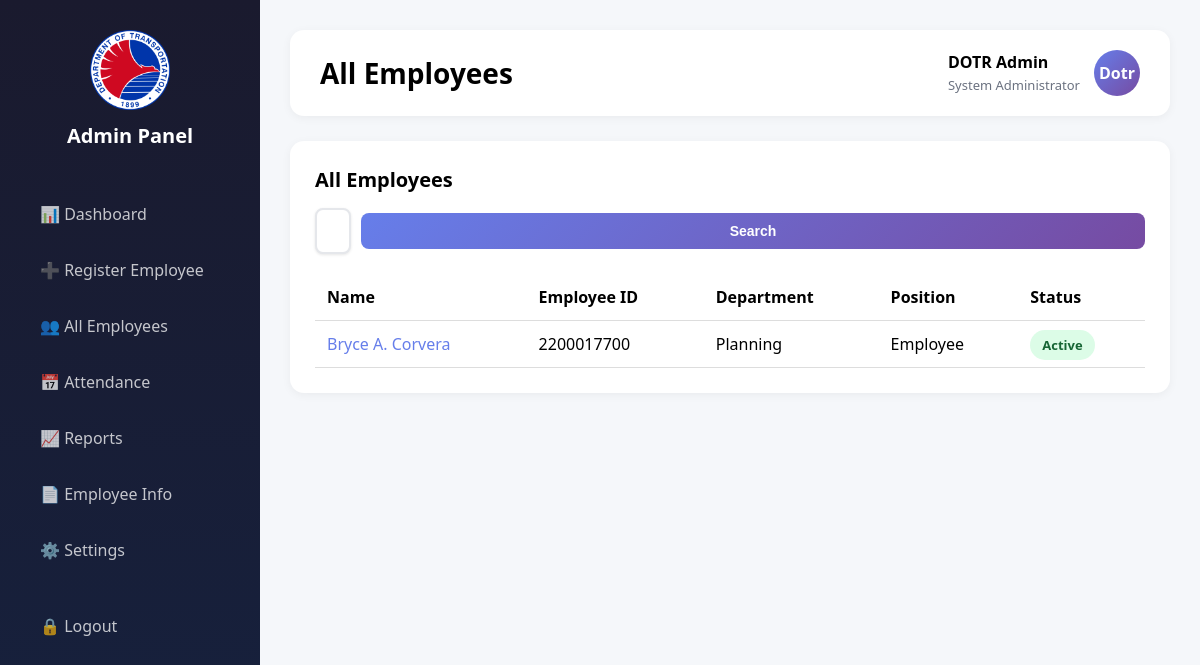
Screenshot of /admin/employees (signed in) with the database file from the repository.
### tables this page shows
CREATE TABLE employees (
    id INTEGER PRIMARY KEY AUTOINCREMENT,
    full_name TEXT,
    employee_code TEXT,
    department TEXT,
    position TEXT,
    status TEXT DEFAULT 'Active'
, address TEXT, place_of_birth TEXT, blood_type TEXT, date_of_birth TEXT, gender TEXT, civil_status TEXT, age INTEGER, contact_number TEXT, email TEXT, course TEXT, entity_office TEXT, bp_number TEXT, philhealth_number TEXT, pagibig_number TEXT, tin TEXT, id_number TEXT, salary_grade TEXT, basic_salary REAL, place_of_assignment TEXT, original_place_of_assignment TEXT, item_number TEXT, date_appointed TEXT, date_of_last_promotion TEXT, date_of_separation TEXT, employment_status TEXT, eligibility TEXT, created_at TIMESTAMP DEFAULT CURRENT_TIMESTAMP, photo_path TEXT);

### app.py (the view)
@app.route("/admin/employees")
@admin_required
def admin_employees():
    db = get_db()
    cur = db.cursor()
    search_query = request.args.get("search", "").strip()
    try:
        if search_query:
            search_pattern = f"%{search_query}%"
            cur.execute("""
                SELECT * FROM employees
                WHERE full_name LIKE ? OR employee_code LIKE ? OR department LIKE ?
                ORDER BY full_name
            """, (search_pattern, search_pattern, search_pattern))
        else:
            cur.execute("SELECT * FROM employees ORDER BY full_name")
        employees = cur.fetchall()
        return render_template("admin/employees.html", employees=employees, search_query=search_query)
    except Exception as e:
        print(f"Error in admin_employees route: {e}")
        import traceback
        traceback.print_exc()
        return render_template("admin/employees.html", employees=[], search_query=search_query or "")

### app.py (called while the page is built)
def get_db():
    if "db" not in g:
        g.db = sqlite3.connect(DATABASE)
        g.db.row_factory = sqlite3.Row
    return g.db

def admin_required(f):
    @wraps(f)
    def wrapper(*args, **kwargs):
        if not session.get("admin_logged_in"):
            return redirect(url_for("admin_login"))
        return f(*args, **kwargs)
    return wrapper

@app.after_request
def hide_server_header(response):
    response.headers['Server'] = 'SecureServer'
    return response

### templates/admin/employees.html (shortened to what this page needs)
{% extends "admin/base.html" %}
{% block title %}All Employees{% endblock %}
{% block content %}
<div class="section active">
  <div class="card">
    <div class="card-title">All Employees</div>
    <div class="search">
      <form method="GET" action="{{ url_for('admin_employees') }}" style="display: flex; gap: 10px; align-items: center;">
        <input type="text"
               name="search"
               placeholder="Search employee..."
               value="{{ search_query or '' }}"
               style="flex: 1;">
        <button type="submit">Search</button>
      </form>
    </div>
    {% if employees %}
    <table class="table" style="margin-top: 20px;">
      <thead>
        <tr>
          <th>Name</th>
          <th>Employee ID</th>
          <th>Department</th>
          <th>Position</th>
          <th>Status</th>
        </tr>
      </thead>
      <tbody>
        {% for emp in employees %}
        <tr>
          <td>
            <a href="{{ url_for('admin_employee_info') }}?id={{ emp.id }}" style="color: #667eea; text-decoration: none; font-weight: 500;">
              {{ emp.full_name or 'N/A' }}
            </a>
          </td>
          <td>{{ emp.employee_code or 'N/A' }}</td>
          <td>{{ emp.department or 'N/A' }}</td>
          <td>{{ emp.position or 'N/A' }}</td>
          <td>
            <span class="badge {% if emp.status == 'Active' %}active-b{% else %}present{% endif %}">
              {{ emp.status or 'Active' }}
            </span>
          </td>
        </tr>
        {% endfor %}
      </tbody>
    </table>
    {% endif %}
  </div>
</div>
{% endblock %}

### static/admin.css (style rules this page uses)
* { margin:0;padding:0;box-sizing:border-box }
body { font-family:Segoe UI,Roboto,sans-serif;background:#f5f7fa }
.card { background:#fff;margin-top:25px; padding:25px;border-radius:14px; box-shadow:0 2px 10px rgba(0,0,0,.05) }
.card-title { font-size:20px;font-weight:600;margin-bottom:15px }
.section { display:none }
.section.active { display:block;animation:fade .3s }
input,select,button { padding:12px;border-radius:8px;border:1px solid #ccc; font-size:15px;width:100% }
input[type="text"], input[type="email"], input[type="tel"], input[type="number"], input[type="date"], input[type="month"] { background:#fff; border:1px solid #d1d5db; color:#1f2937; font-size:15px; transition:all .3s }
input[type="text"]::placeholder, input[type="email"]::placeholder, input[type="tel"]::placeholder { color:#9ca3af; opacity:1 }
button { background:linear-gradient(135deg,#667eea,#764ba2); color:#fff;border:none;cursor:pointer }
.table { width:100%;border-collapse:collapse }
.table th,.table td { padding:12px;border-bottom:1px solid #ddd;text-align:left }
.badge { padding:6px 12px;border-radius:20px; font-size:13px;font-weight:600 }
.active-b { background:#dcfce7;color:#166534 }
.search { margin-bottom:15px }
.search input[type="text"], .search-input, #employeeSearchInput { background:#fff !important; border:2px solid #e5e7eb !important; border-radius:8px; padding:12px 16px; font-size:16px !important; color:#000000 !important; font-weight:600 !important; transition:all .3s; width:100%; box-shadow:0 1px 3px rgba(0,0,0,.1); -webkit-text-fill-color:#000000 !important; caret-color:#667eea }
.search input[type="text"]::placeholder, .search-input::placeholder { color:#9ca3af !important; font-weight:400; opacity:1 !important; -webkit-text-fill-color:#9ca3af !important }
.search button[type="submit"] { padding:10px 20px; font-size:14px; font-weight:600; white-space:nowrap; min-width:80px; height:auto }

### rows the page displays
employees: full_name "Bryce A. Corvera", employee_code "2200017700", department "Planning", position "Employee", status "Active"
